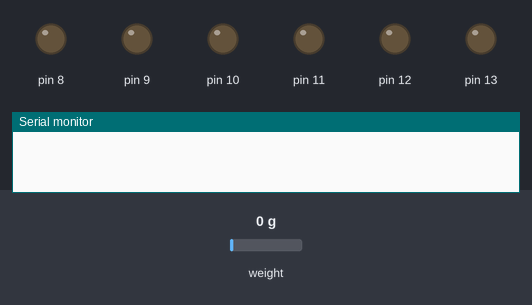
A sketch run on a simulated Arduino Uno, built with avr-gcc and run on an emulated ATmega328P. Parts: output pins drawn as LEDs (lit = HIGH), the last lines printed to the serial monitor. The inputs (shaded band) are chosen by the test bench; at power-on: weight on the scale 0 g.

Above: at 0.0 s.
At 2.4 s:
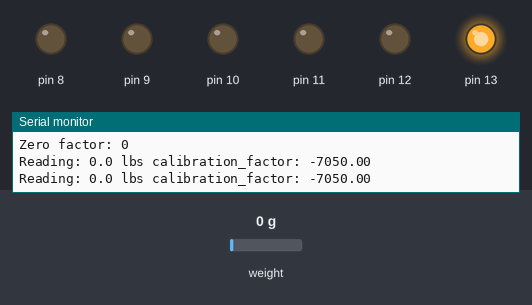
Timing chart, 0 to 3.9 s (numbered marks = the images above):
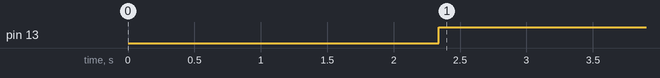

The sketch:

weightSensor.ino
```cpp
// (licence header left out)
#include "HX711.h"

#define LOADCELL_DOUT_PIN  3
#define LOADCELL_SCK_PIN  2

HX711 scale;

float calibration_factor = -7050; //-7050 worked for my 440lb max scale setup

void setup() {
  Serial.begin(9600);
  Serial.println("HX711 calibration sketch");
  Serial.println("Remove all weight from scale");
  Serial.println("After readings begin, place known weight on scale");
  Serial.println("Press + or a to increase calibration factor");
  Serial.println("Press - or z to decrease calibration factor");

  scale.begin(LOADCELL_DOUT_PIN, LOADCELL_SCK_PIN);
  scale.set_scale();
  scale.tare(); //Reset the scale to 0

  long zero_factor = scale.read_average(); //Get a baseline reading
  Serial.print("Zero factor: "); //This can be used to remove the need to tare the scale. Useful in permanent scale projects.
  Serial.println(zero_factor);

  pinMode(13, OUTPUT);
  pinMode(12, OUTPUT);
  pinMode(11, OUTPUT);
  pinMode(10, OUTPUT);
  pinMode(9, OUTPUT);
  pinMode(8, OUTPUT);
}

void loop() {

  scale.set_scale(calibration_factor); //Adjust to this calibration factor
  Serial.print("Reading: ");
  Serial.print(scale.get_units(), 1);
  Serial.print(" lbs"); //Change this to kg and re-adjust the calibration factor if you follow SI units like a sane person
  Serial.print(" calibration_factor: ");
  Serial.print(calibration_factor);
  Serial.println();

  float p = scale.get_units();
  if(p<10){
    digitalWrite(13, HIGH);
    digitalWrite(12, LOW);
    digitalWrite(11, LOW);
    digitalWrite(10, LOW);
    digitalWrite(9, LOW);
    digitalWrite(8, LOW);
    }else if(p<20){
    digitalWrite(13, HIGH);
    digitalWrite(12, HIGH);
    digitalWrite(11, LOW);
    digitalWrite(10, LOW);
    digitalWrite(9, LOW);
    digitalWrite(8, LOW);
      }else if(p<30){
    digitalWrite(13, HIGH);
    digitalWrite(12, HIGH);
    digitalWrite(11, HIGH);
    digitalWrite(10, LOW);
    digitalWrite(9, LOW);
    digitalWrite(8, LOW);
        }else if(p<40){
    digitalWrite(13, HIGH);
    digitalWrite(12, HIGH);
    digitalWrite(11, HIGH);
    digitalWrite(10, HIGH);
    digitalWrite(9, LOW);
    digitalWrite(8, LOW);
          }else if(p<50){
    digitalWrite(13, HIGH);
    digitalWrite(12, HIGH);
    digitalWrite(11, HIGH);
    digitalWrite(10, HIGH);
    digitalWrite(9, HIGH);
    digitalWrite(8, LOW);
            }else{
    digitalWrite(13, HIGH);
    digitalWrite(12, HIGH);
    digitalWrite(11, HIGH);
    digitalWrite(10, HIGH);
    digitalWrite(9, HIGH);
    digitalWrite(8, HIGH);
              };

  if(Serial.available())
  {
    char temp = Serial.read();
    if(temp == '+' || temp == 'a')
      calibration_factor += 10;
    else if(temp == '-' || temp == 'z')
      calibration_factor -= 10;
  }
}
```

Measured:
- by itself, pin 13: LOW → HIGH at 2.3 s
